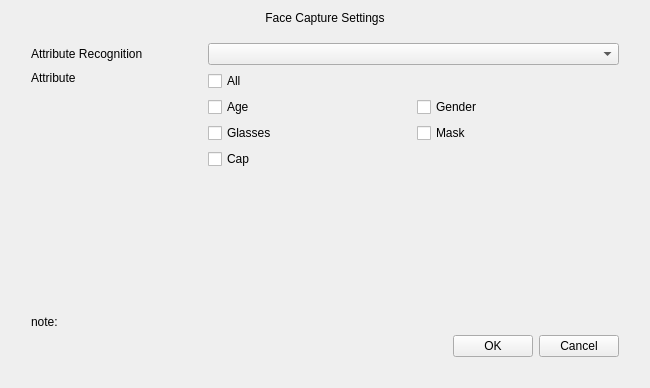
<?xml version="1.0" encoding="UTF-8"?>
<ui version="4.0">
 <class>FaceAttributeRecognitionSettings</class>
 <widget class="QWidget" name="FaceAttributeRecognitionSettings">
  <property name="geometry">
   <rect>
    <x>0</x>
    <y>0</y>
    <width>650</width>
    <height>388</height>
   </rect>
  </property>
  <property name="windowTitle">
   <string>Form</string>
  </property>
  <layout class="QVBoxLayout" name="verticalLayout">
   <property name="spacing">
    <number>0</number>
   </property>
   <item>
    <widget class="QLabel" name="label_title">
     <property name="minimumSize">
      <size>
       <width>0</width>
       <height>0</height>
      </size>
     </property>
     <property name="text">
      <string>Face Capture Settings</string>
     </property>
     <property name="alignment">
      <set>Qt::AlignCenter</set>
     </property>
    </widget>
   </item>
   <item>
    <widget class="QWidget" name="widget_background" native="true">
     <property name="sizePolicy">
      <sizepolicy hsizetype="Preferred" vsizetype="Expanding">
       <horstretch>0</horstretch>
       <verstretch>0</verstretch>
      </sizepolicy>
     </property>
     <property name="focusPolicy">
      <enum>Qt::StrongFocus</enum>
     </property>
     <layout class="QVBoxLayout" name="verticalLayout_2">
      <property name="spacing">
       <number>6</number>
      </property>
      <property name="leftMargin">
       <number>20</number>
      </property>
      <property name="topMargin">
       <number>9</number>
      </property>
      <property name="rightMargin">
       <number>20</number>
      </property>
      <property name="bottomMargin">
       <number>20</number>
      </property>
      <item>
       <widget class="QWidget" name="widget_3" native="true">
        <layout class="QGridLayout" name="gridLayout">
         <property name="leftMargin">
          <number>0</number>
         </property>
         <property name="topMargin">
          <number>9</number>
         </property>
         <property name="rightMargin">
          <number>0</number>
         </property>
         <property name="bottomMargin">
          <number>0</number>
         </property>
         <property name="horizontalSpacing">
          <number>12</number>
         </property>
         <item row="1" column="1">
          <widget class="QWidget" name="widgetAttribute" native="true">
           <layout class="QGridLayout" name="gridLayout_2" rowstretch="1,1,1,1">
            <property name="leftMargin">
             <number>0</number>
            </property>
            <property name="topMargin">
             <number>0</number>
            </property>
            <property name="rightMargin">
             <number>0</number>
            </property>
            <property name="bottomMargin">
             <number>0</number>
            </property>
            <property name="spacing">
             <number>6</number>
            </property>
            <item row="3" column="0">
             <widget class="MyCheckBox" name="checkBoxCap">
              <property name="text">
               <string>Cap</string>
              </property>
             </widget>
            </item>
            <item row="2" column="0">
             <widget class="MyCheckBox" name="checkBoxGlasses">
              <property name="text">
               <string>Glasses</string>
              </property>
             </widget>
            </item>
            <item row="0" column="0">
             <widget class="MyCheckBox" name="checkBoxAll">
              <property name="text">
               <string>All</string>
              </property>
             </widget>
            </item>
            <item row="1" column="0">
             <widget class="MyCheckBox" name="checkBoxAge">
              <property name="text">
               <string>Age</string>
              </property>
             </widget>
            </item>
            <item row="2" column="1">
             <widget class="MyCheckBox" name="checkBoxMask">
              <property name="text">
               <string>Mask</string>
              </property>
             </widget>
            </item>
            <item row="1" column="1">
             <widget class="MyCheckBox" name="checkBoxGender">
              <property name="text">
               <string>Gender</string>
              </property>
             </widget>
            </item>
           </layout>
          </widget>
         </item>
         <item row="0" column="0">
          <widget class="QLabel" name="labelRecognition">
           <property name="sizePolicy">
            <sizepolicy hsizetype="Preferred" vsizetype="Preferred">
             <horstretch>2</horstretch>
             <verstretch>0</verstretch>
            </sizepolicy>
           </property>
           <property name="text">
            <string>Attribute Recognition</string>
           </property>
          </widget>
         </item>
         <item row="0" column="1">
          <widget class="ComboBox" name="comboBoxRecognition">
           <property name="sizePolicy">
            <sizepolicy hsizetype="Preferred" vsizetype="Fixed">
             <horstretch>5</horstretch>
             <verstretch>0</verstretch>
            </sizepolicy>
           </property>
          </widget>
         </item>
         <item row="1" column="0">
          <widget class="QWidget" name="widget_1" native="true">
           <property name="minimumSize">
            <size>
             <width>0</width>
             <height>30</height>
            </size>
           </property>
           <layout class="QVBoxLayout" name="verticalLayout_3">
            <property name="leftMargin">
             <number>0</number>
            </property>
            <property name="topMargin">
             <number>0</number>
            </property>
            <property name="rightMargin">
             <number>0</number>
            </property>
            <property name="bottomMargin">
             <number>0</number>
            </property>
            <item>
             <widget class="QLabel" name="labelAttribute">
              <property name="text">
               <string>Attribute</string>
              </property>
             </widget>
            </item>
            <item>
             <spacer name="verticalSpacer_2">
              <property name="orientation">
               <enum>Qt::Vertical</enum>
              </property>
              <property name="sizeHint" stdset="0">
               <size>
                <width>20</width>
                <height>84</height>
               </size>
              </property>
             </spacer>
            </item>
           </layout>
          </widget>
         </item>
        </layout>
       </widget>
      </item>
      <item>
       <spacer name="verticalSpacer">
        <property name="orientation">
         <enum>Qt::Vertical</enum>
        </property>
        <property name="sizeHint" stdset="0">
         <size>
          <width>20</width>
          <height>121</height>
         </size>
        </property>
       </spacer>
      </item>
      <item>
       <widget class="BlueLabel" name="labelNote">
        <property name="text">
         <string>note:</string>
        </property>
       </widget>
      </item>
      <item>
       <layout class="QHBoxLayout" name="horizontalLayout_2">
        <item>
         <spacer name="horizontalSpacer">
          <property name="orientation">
           <enum>Qt::Horizontal</enum>
          </property>
          <property name="sizeHint" stdset="0">
           <size>
            <width>40</width>
            <height>20</height>
           </size>
          </property>
         </spacer>
        </item>
        <item>
         <widget class="MyPushButton" name="pushButtonOk">
          <property name="text">
           <string>OK</string>
          </property>
         </widget>
        </item>
        <item>
         <widget class="MyPushButton" name="pushButtonCancel">
          <property name="text">
           <string>Cancel</string>
          </property>
         </widget>
        </item>
       </layout>
      </item>
     </layout>
    </widget>
   </item>
  </layout>
 </widget>
 <customwidgets>
  <customwidget>
   <class>ComboBox</class>
   <extends>QComboBox</extends>
   <header>combobox.h</header>
  </customwidget>
  <customwidget>
   <class>MyPushButton</class>
   <extends>QPushButton</extends>
   <header>mypushbutton.h</header>
  </customwidget>
  <customwidget>
   <class>BlueLabel</class>
   <extends>QLabel</extends>
   <header>bluelabel.h</header>
  </customwidget>
  <customwidget>
   <class>MyCheckBox</class>
   <extends>QCheckBox</extends>
   <header>MyCheckBox.h</header>
  </customwidget>
 </customwidgets>
 <resources/>
 <connections/>
</ui>
